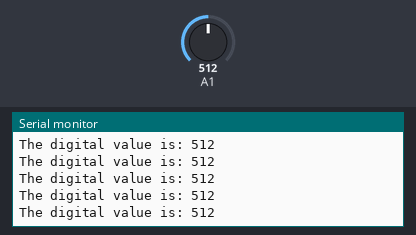
Bench run of a sketch on a simulated Arduino Uno, built with avr-gcc and run on an emulated ATmega328P. Shown: the last lines printed to the serial monitor. Inputs (shaded band) come from the test bench; at power-on: A1 = 512.

Above: at 1.2 s.
1.3 s: A1 set to 716
At 1.31 s:
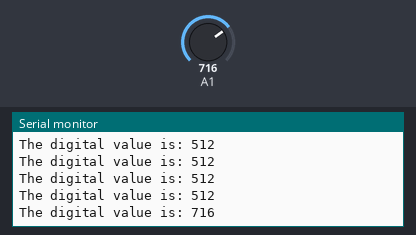
2.8 s: A1 set to 900
At 2.82 s:
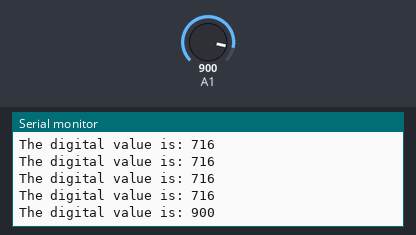
Timing chart, 0 to 5.8 s (numbered marks = the images above; inputs shaded):
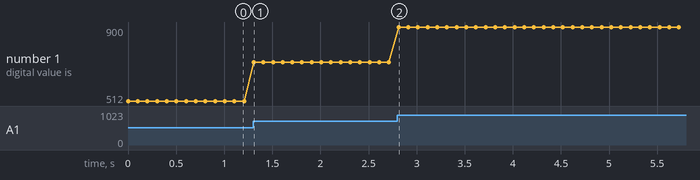

The sketch:

potensiometer_test.ino
```cpp
int val_pot; //variable to store the analog value read
void setup() {
  // put your setup code here, to run once:
  Serial.begin(9600); ////sets the baud rate of the UART for serial transmission
}

// put your main code here, to run repeatedly:
void loop() {

  //reads the analog value of pin A0 connected to the potentiometer
  val_pot = analogRead(A1);
  //print out the following string
  Serial.print("The digital value is: ");
  //print out the value you read on the serial monitor
  Serial.println(val_pot);
  //Wait 10 ms for the next reading.
  delay(100);
}
```

Measured:
- after the input at 1.3 s, the serial monitor: prints a new line at once (image 1)
- after the input at 2.8 s, the serial monitor: prints a new line at once (image 2)
- plotted number 1: 512 → 716 after the input at 1.3 s, 716 → 900 after the input at 2.8 s
